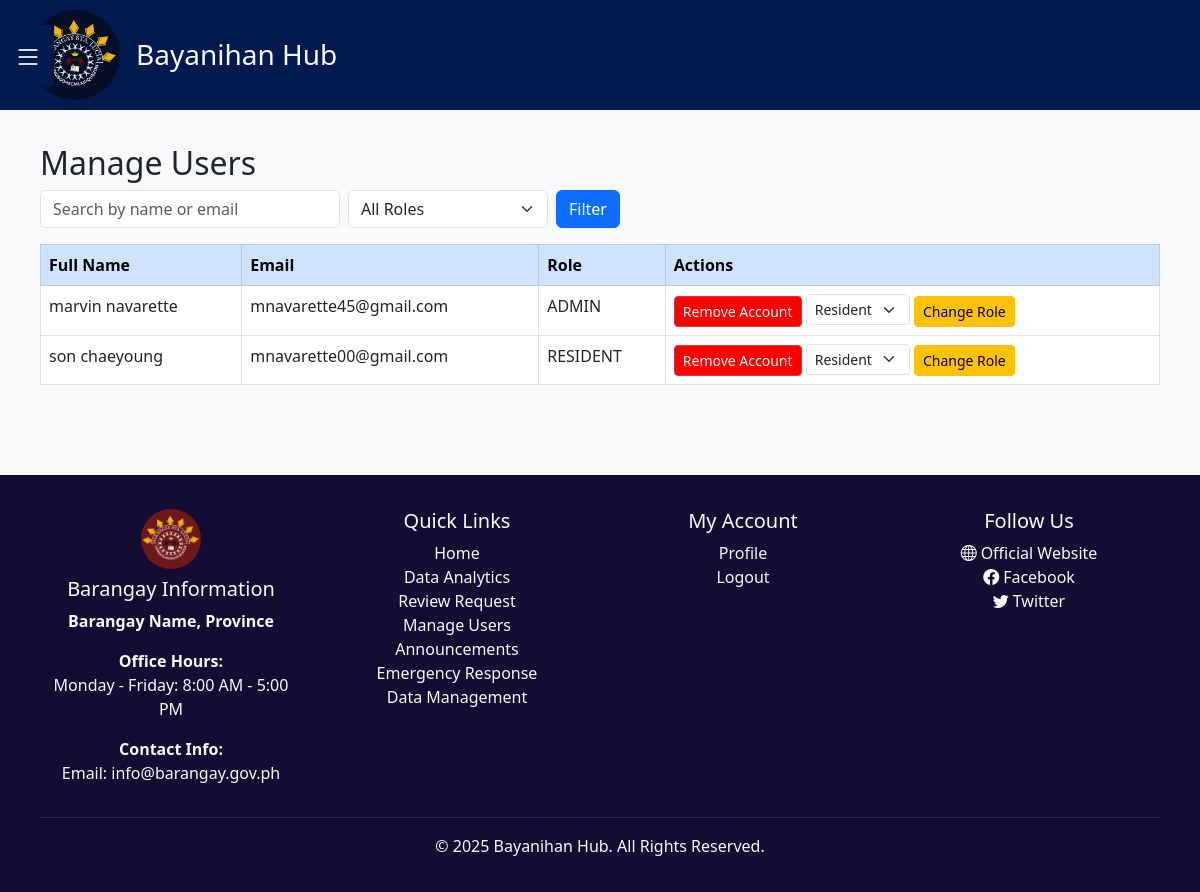
Screenshot of /frontEnd/frontEnd/frontEnd/baranggay/manageUsers.php with the database file from the repository.
### tables this page shows
CREATE TABLE `users` (
  `user_id` int NOT NULL AUTO_INCREMENT,
  `role` enum('ADMIN','RESIDENT') DEFAULT NULL,
  `first_name` varchar(100) DEFAULT NULL,
  `middle_name` varchar(100) DEFAULT NULL,
  `last_name` varchar(100) DEFAULT NULL,
  `name_extension` varchar(10) DEFAULT NULL,
  `birthdate` date DEFAULT NULL,
  `civil_status` enum('Single','Married','Widowed','Separated','Divorced') NOT NULL,
  `gender` enum('Male','Female','LGBTQIA+') NOT NULL,
  `email` varchar(100) DEFAULT NULL,
  `phone_number` varchar(15) DEFAULT NULL,
  `occupation` varchar(100) DEFAULT NULL,
  `barangay` varchar(100) DEFAULT NULL,
  `profile_photo` varchar(255) DEFAULT 'default.jpg',
  `password` varchar(255) DEFAULT NULL,
  `created_at` timestamp NULL DEFAULT CURRENT_TIMESTAMP,
  `updated_at` timestamp NULL DEFAULT CURRENT_TIMESTAMP,
  `username` varchar(100) DEFAULT NULL,
  `residence_since` varchar(255) DEFAULT NULL,
  `house_address` varchar(255) DEFAULT NULL,
  `profile_image` varchar(255) DEFAULT NULL,
  `reset_token_hash` varchar(64) DEFAULT NULL,
  `reset_token_expires_at` datetime DEFAULT NULL,
  `show_verification` tinyint(1) DEFAULT '0',
  `verify_email` tinyint(1) DEFAULT '0',
  `verification_code` varchar(6) DEFAULT NULL,
  `is_verified` tinyint(1) DEFAULT NULL,
  PRIMARY KEY (`user_id`),
  UNIQUE KEY `phone_number` (`phone_number`),
  UNIQUE KEY `email` (`email`),
  UNIQUE KEY `reset_token_hash` (`reset_token_hash`)
);

### frontEnd/frontEnd/frontEnd/baranggay/manageUsers.php (the view, shortened to what this page needs)
<?php
include '../../db_connection.php';
$search = $_GET['search'] ?? '';
$filter_role = $_GET['filter_role'] ?? '';
$users = [];
$sql = "SELECT user_id, CONCAT(first_name, ' ', last_name) AS full_name, email, role
        FROM users
        WHERE (role = ? OR ? = '')
          AND (CONCAT(first_name, ' ', last_name) LIKE ? OR email LIKE ?)";
$stmt = $con->prepare($sql);
$search_param = '%' . $search . '%';
$stmt->bind_param("ssss", $filter_role, $filter_role, $search_param, $search_param);
$stmt->execute();
$result = $stmt->get_result();
while ($row = $result->fetch_assoc()) {
    $users[] = $row;
}
?>
<!DOCTYPE html>
<html lang="en">
<head>
    <link href="https://cdn.jsdelivr.net/npm/bootstrap@5.3.0/dist/css/bootstrap.min.css" rel="stylesheet" />
    <link rel="stylesheet" href="https://cdn.jsdelivr.net/npm/bootstrap-icons/font/bootstrap-icons.css" />
    <link rel="stylesheet" href="../public/css/home.css" />
</head>
<body>
    <button class="toggle-btn" id="toggleBtn" onclick="toggleSidebar()">
        <i class="bi bi-list"></i>
    </button>
    <div class="text-light" style="background-color: #001a4f">
        <div class="container brand-header">
            <img src="../media/logo2.png" alt="Bayanihan Hub Logo" width="90px" height="90px" style="border-radius: 50%" />
            <h3 class="mx-3 mt-2">Bayanihan Hub</h3>
        </div>
    </div>
    <div class="mt-2 p-3">
        <div class="container">
            <h2>Manage Users</h2>
            <form method="GET" action="manageUsers.php" class="d-flex mb-3">
                <input
                    class="form-control me-2"
                    type="search"
                    name="search"
                    placeholder="Search by name or email"
                    value="<?= htmlspecialchars($search) ?>"
                    style="width: 300px"
                />
                <select name="filter_role" class="form-select me-2" style="width: 200px">
                    <option value="" <?= $filter_role === '' ? 'selected' : '' ?>>All Roles</option>
                </select>
                <button class="btn btn-primary" type="submit">Filter</button>
            </form>
            <div class="table-responsive">
                <table class="table table-bordered">
                    <thead class="table-primary">
                        <tr>
                            <th>Full Name</th>
                            <th>Email</th>
                            <th>Role</th>
                            <th>Actions</th>
                        </tr>
                    </thead>
                    <tbody>
                        <?php if (count($users) > 0): ?>
                            <?php foreach ($users as $user): ?>
                                <tr>
                                    <td><?= htmlspecialchars($user['full_name']) ?></td>
                                    <td><?= htmlspecialchars($user['email']) ?></td>
                                    <td><?= htmlspecialchars($user['role']) ?></td>
                                    <td>
    <button class="btn btn-danger btn-sm" onclick="confirmDelete(<?= $user['user_id'] ?>)">Remove Account</button>
    <form method="POST" action="manageUsers.php" style="display: inline;">
        <select name="new_role" class="form-select form-select-sm d-inline-block" style="width: auto;">
            <option value="resident" <?= $user['role'] === 'resident' ? 'selected' : '' ?>>Resident</option>
        </select>
        <button class="btn btn-warning btn-sm" name="action" value="change_role">Change Role</button>
    </form>
</td>
                                </tr>
                            <?php endforeach; ?>
                        <?php else: ?>
                            <tr>
                                <td colspan="4" class="text-center">No users found.</td>
                            </tr>
                        <?php endif; ?>
                    </tbody>
                </table>
            </div>
        </div>
    </div>
    <footer class=" text-light py-4 mt-5">
  <div class="container">
    <div class="row">
      <div class="col-md-3">
        <img src="../media/logo.png" alt="Logo" width="60" height="60" class="mb-2 rounded-circle">
        <h5>Barangay Information</h5>
        <p><strong>Barangay Name, Province</strong></p>
        <p><strong>Office Hours:</strong><br>Monday - Friday: 8:00 AM - 5:00 PM</p>
        <p><strong>Contact Info:</strong><br>Email: info@barangay.gov.ph</p>
      </div>
      <div class="col-md-3">
        <h5>Quick Links</h5>
        <ul class="list-unstyled">
          <li><a href="admin_dashboard.php" class="text-light text-decoration-none">Home</a></li>
          <li><a href="data-analytics.php" class="text-light text-decoration-none">Data Analytics</a></li>
          <li><a href="reviewRequest.php" class="text-light text-decoration-none">Review Request</a></li>
          <li><a href="manageUsers.php" class="text-light text-decoration-none">Manage Users</a></li>
          <li><a href="announceManage.php" class="text-light text-decoration-none">Announcements</a></li>
          <li><a href="emergencyResponse.php" class="text-light text-decoration-none">Emergency Response</a></li>
          <li><a href="dbManage.php" class="text-light text-decoration-none">Data Management</a></li>
        </ul>
      </div>
      <div class="col-md-3">
        <h5>My Account</h5>
        <ul class="list-unstyled">
          <li><a href="accountInfo.php" class="text-light text-decoration-none">Profile</a></li>
          <li><a href="../login/signin.php" class="text-light text-decoration-none">Logout</a></li>
        </ul>
      </div>
      <div class="col-md-3">
        <h5>Follow Us</h5>
        <ul class="list-unstyled">
          <li><a href="#" class="text-light text-decoration-none"><i class="bi bi-globe me-1"></i>Official Website</a></li>
          <li><a href="#" class="text-light text-decoration-none"><i class="bi bi-facebook me-1"></i>Facebook</a></li>
          <li><a href="#" class="text-light text-decoration-none"><i class="bi bi-twitter me-1"></i>Twitter</a></li>
        </ul>
      </div>
    </div>
    <hr class="border-secondary my-3" />
    <p class="text-center mb-0">&copy; <?php echo date("Y"); ?> Bayanihan Hub. All Rights Reserved.</p>
  </div>
</footer>
</body>
</html>

### frontEnd/frontEnd/frontEnd/public/css/home.css (style rules this page uses)
body { background-color: #f8f9fa; }
.container { padding: 10px; border-radius: 10px; }
.btn-danger { background-color: red; }
footer { background: #130d33; color: white; padding: 20px 0; text-align: center; }
.toggle-btn { position: fixed; top: 25px; left: 2px; background: #001a4f; color: white; border: none; padding: 10px 12px; font-size: 28px; cursor: pointer; z-index: 1000; transition: transform 0.3s ease-in-out; border-radius: 5px; }
.brand-header { display: flex; align-items: center; justify-content: start; padding: 10px 0; }

### rows the page displays
users: full_name "marvin navarette", email "mnavarette45@gmail.com", role "ADMIN"
users: full_name "son chaeyoung", email "mnavarette00@gmail.com", role "RESIDENT"
